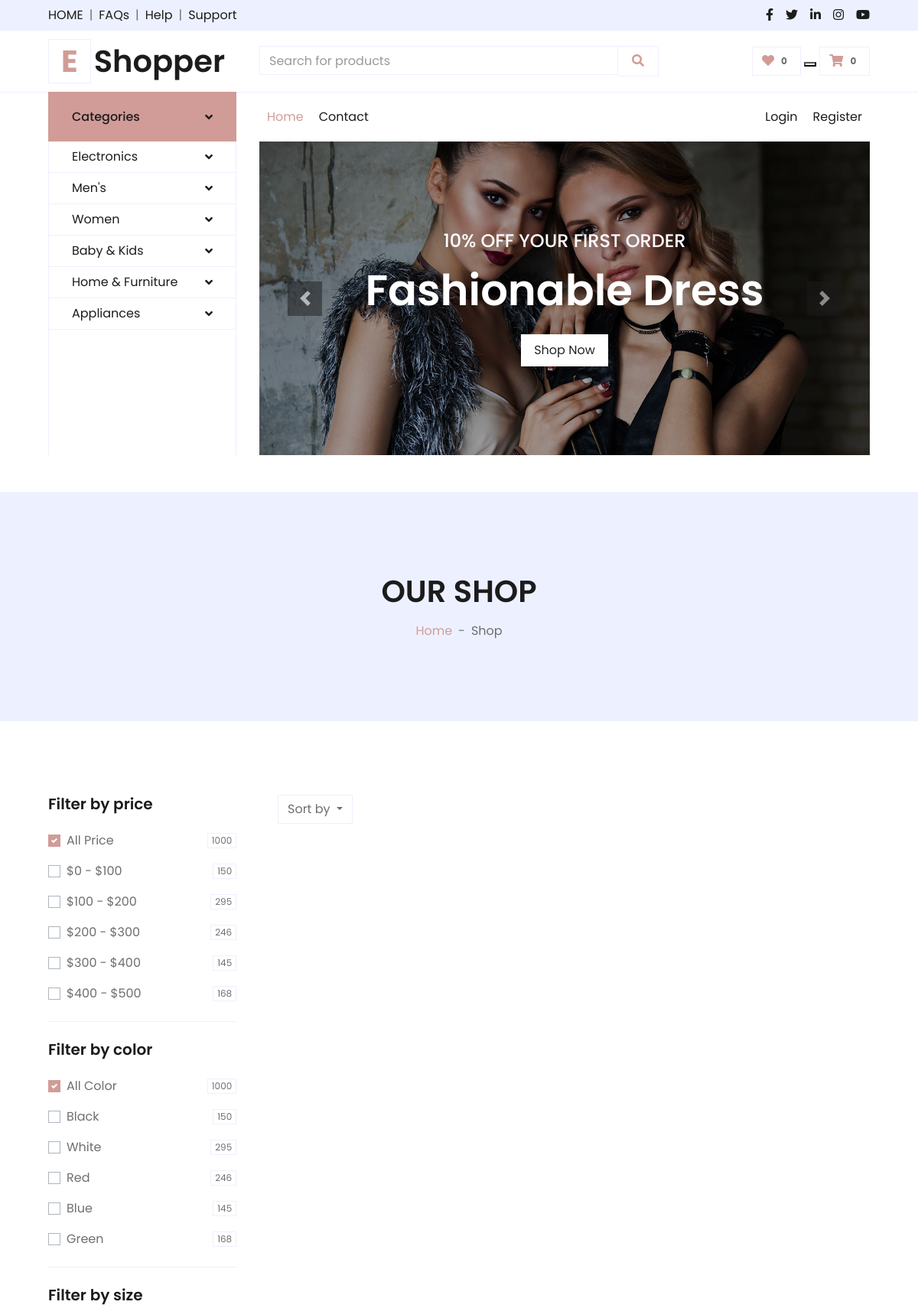
/shop/10 (upper part), run on an earlier commit of the app's database.
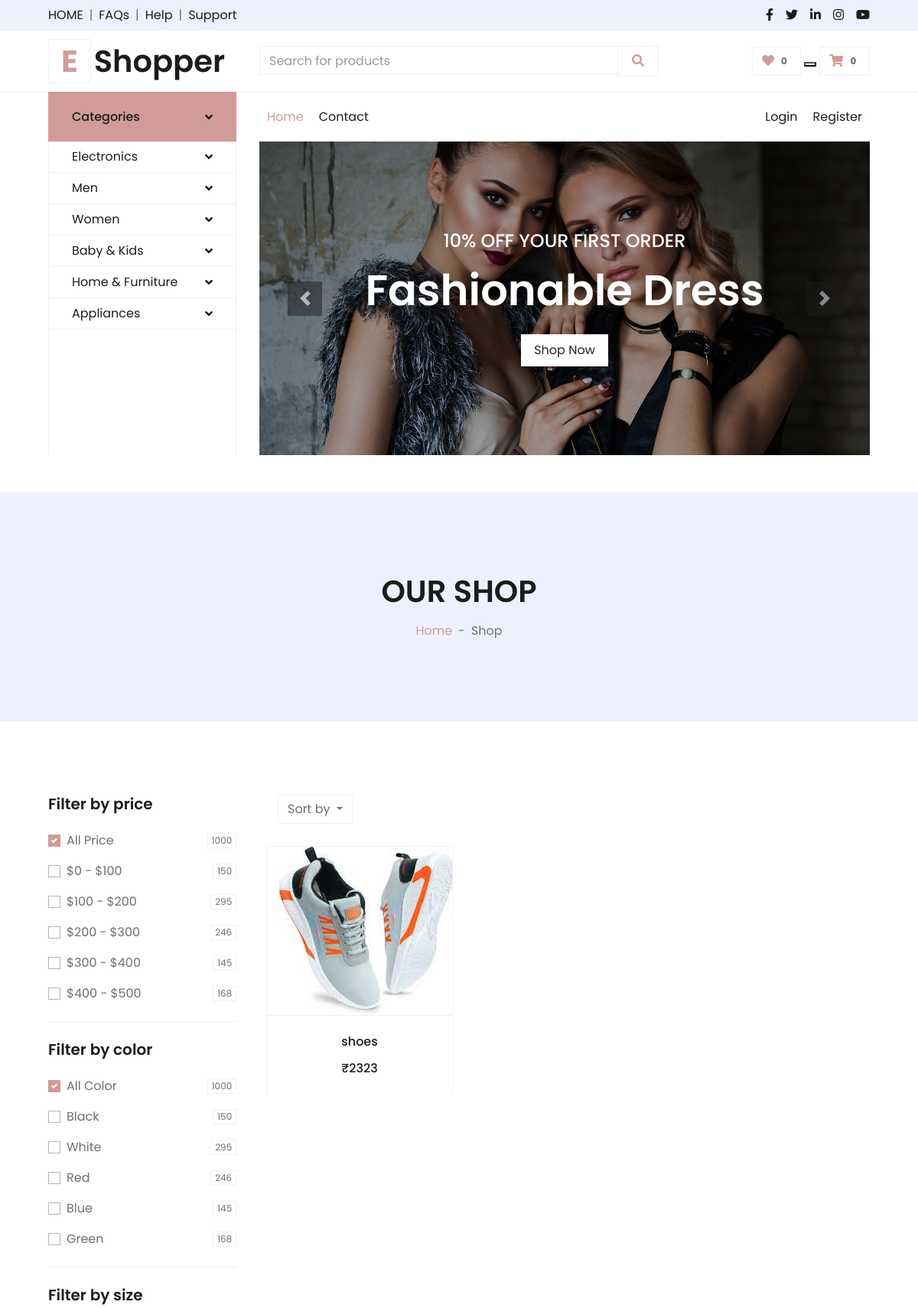
And on a later commit of the database.
### myapp/models.py (models this page shows, shortened)
class Category(models.Model):
    category_name = models.CharField(max_length=255)
    description = models.TextField()
    create_date = models.DateTimeField(auto_now_add=True)
    update_date = models.DateTimeField(auto_now=True)

class Product(models.Model):
    category = models.ForeignKey(Category, on_delete=models.CASCADE,related_name='prd_cat')
    sub_category = models.ForeignKey(SubCategory, on_delete=models.CASCADE,related_name='prd_subcat')
    name = models.CharField(max_length=255)
    description = models.TextField()
    price = models.PositiveIntegerField()
    product_sku = models.CharField(max_length=100,unique=True)
    brand = models.CharField(max_length=255)
    title = models.CharField(max_length=255)
    total_stock_unit = models.PositiveIntegerField(default=0)
    sold_stock_unit = models.PositiveIntegerField(default=0)
    available_on = models.DateTimeField(auto_now_add=True,editable=True)
    update_date = models.DateTimeField(auto_now=True)

class Media(models.Model):
    product = models.ForeignKey(Product, on_delete=models.CASCADE,related_name='media_prd')
    image = models.ImageField(upload_to='images/')
    description = models.TextField()

### myapp/views.py (the view)
# urls.py: path('shop/<int:sid>',views.ShopView.as_view(),name='shop'),
class ShopView(View):
    def get(self,request,*args,**kwargs):
        categories = Category.objects.all()
        sub_data = SubCategory.objects.get(id=kwargs['sid'])
        product_data= Product.objects.filter(sub_category=sub_data)
        if request.user.is_authenticated:
            cart = Cart.objects.get(user=request.user)
            cartitem = CartItem.objects.filter(cart=cart,payed='False')
            context = {
                    'categories' : categories,
                    'product_data' : product_data,
                    'cartitem' : cartitem,
            }
            return render(request, "myapp/shop.html",context)
        else:
            context = {
                    'categories' : categories,
                    'product_data' : product_data,
            }
            return render(request, "myapp/shop.html",context)

### myapp/templates/myapp/shop.html (shortened to what the changed rows need)
{% extends 'myapp/base.html' %}
{% block body %}
    <div class="container-fluid bg-secondary mb-5">
        <div class="d-flex flex-column align-items-center justify-content-center" style="min-height: 300px">
            <h1 class="font-weight-semi-bold text-uppercase mb-3">Our Shop</h1>
        </div>
    </div>
    <div class="container-fluid pt-5">
        <div class="row px-xl-5">
            <div class="col-lg-9 col-md-12">
                <div class="row pb-3">
                    {% for data in product_data %}
                    <div class="col-lg-4 col-md-6 col-sm-12 pb-1 ml-2">
                        <div class="card product-item border-0 mb-4">
                            <a href="{% url 'detail' data.id %}" class="btn btn-sm text-dark p-0  ">
                                <div class="card-header product-img position-relative overflow-hidden bg-transparent border p-0">
                                    <img class="img-fluid w-70 ml-3" src="../../../media/{{data.media_prd.first.image.name}}" alt="">
                                </div>
                                <div class="card-body border-left border-right text-center p-0 pt-4 pb-3">
                                    <h6 class="text-truncate mb-3">{{data.title}}</h6>
                                    <div class="d-flex justify-content-center">
                                        <h6>₹{{data.price}}</h6>
                                    </div>
                                </div>
                            </a>
                        </div>
                    </div>
                    {% endfor %}
                </div>
            </div>
        </div>
    </div>
    {% endblock body %}

### myapp/templates/myapp/base.html (shortened to what the changed rows need)
{% load static %}
<!DOCTYPE html>
<html lang="en">
<head>
    <link href="https://cdnjs.cloudflare.com/ajax/libs/font-awesome/5.10.0/css/all.min.css" rel="stylesheet">
    <link href="lib/owlcarousel/assets/owl.carousel.min.css" rel="stylesheet">
    <link href="{% static 'website/css/style.css' %}" rel="stylesheet">
</head>
<body>
    <div class="container-fluid">
        <div class="row align-items-center py-3 px-xl-5">
            <div class="col-lg-3 d-none d-lg-block">
                <a href="/" class="text-decoration-none">
                    <h1 class="m-0 display-5 font-weight-semi-bold"><span class="text-primary font-weight-bold border px-3 mr-1">E</span>Shopper</h1>
                </a>
            </div>
        </div>
    </div>
    <div class="container-fluid mb-5">
        <div class="row border-top px-xl-5">
            <div class="col-lg-3 d-none d-lg-block">
                <nav class="collapse show navbar navbar-vertical navbar-light align-items-start p-0 border border-top-0 border-bottom-0" id="navbar-vertical">
                    <div class="navbar-nav w-100 overflow-hidden" style="height: 410px">
                        {% for cat in categories %}
                        <div class="nav-item dropdown">
                            <a href="#" class="nav-link" data-toggle="dropdown">{{cat.category_name}} <i class="fa fa-angle-down float-right mt-1"></i></a>
                        </div>
                        {% endfor %}
                    </div>
                </nav>
            </div>
        </div>
    </div>
    {% block body %}
    {% endblock body %}
</body>
</html>

What changed in the data, as far as the page shows it:
changed Category: category_name "Men's" → "Men"
added Product: media_prd.first.image.name (picture), title "shoes", price "2323"
